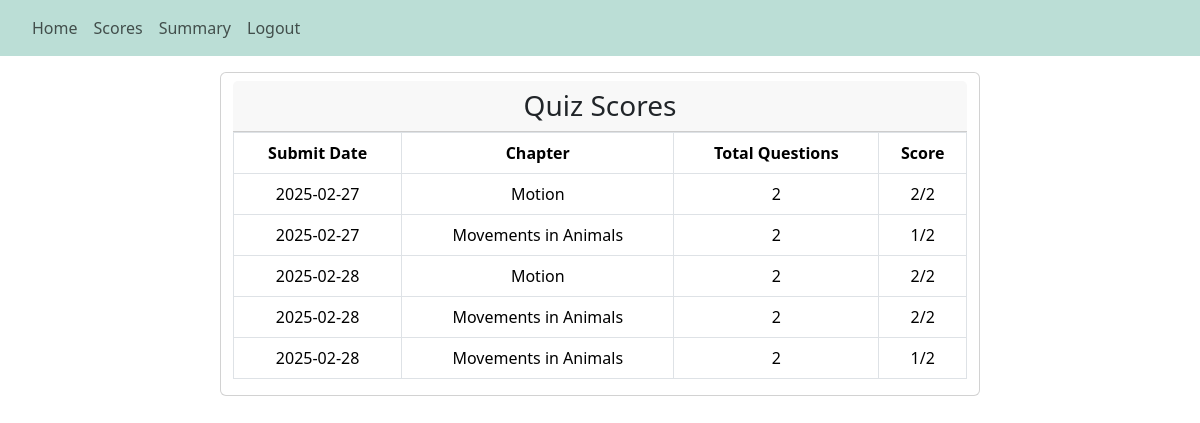
/user_scores (signed in), run on the app's committed database.
### backend/models.py (models this page shows)
class Score(db.Model):
    __tablename__ = "score"
    id = db.Column(db.Integer, primary_key=True)
    user_id = db.Column(db.Integer, db.ForeignKey('user.id'), nullable=False)
    quiz_id = db.Column(db.Integer, db.ForeignKey('quiz.id'), nullable=False)
    score = db.Column(db.Integer, nullable=False)
    date = db.Column(db.String, nullable=False)

class Chapter(db.Model):
    __tablename__ = "chapter"
    id = db.Column(db.Integer, primary_key=True)
    name = db.Column(db.String(100), nullable=False)
    desc = db.Column(db.String(200), nullable=False, default="No Description")
    subject_id = db.Column(db.Integer, db.ForeignKey('subject.id'), nullable=False)
    quizzes = db.relationship('Quiz', backref='chapter', lazy=True)

### backend/controllers.py (the view)
@app.route('/user_scores')
@login_required
def user_scores():
    user_scores = Score.query.filter_by(user_id=current_user.id).all()
    score_data = []
    for score_entry in user_scores:
        quiz = Quiz.query.get(score_entry.quiz_id)
        if quiz:
            chapter = Chapter.query.get(quiz.chapter_id)
            if chapter:
                score_data.append({
                    'quiz_date': score_entry.date,
                    'chapter_name': chapter.name,
                    'score': score_entry.score,
                    'total_questions': len(quiz.questions)
                })
    return render_template('user_scores.html', user=current_user, scores=score_data)

### app.py (called while the page is built)
def start():
    quiz_app = Flask(__name__)
    quiz_app.config["SQLALCHEMY_DATABASE_URI"]="sqlite:///quiz_db.sqlite3"
    quiz_app.config["SECRET_KEY"] = "this_is_a_secret_for_quiz_app"
    db.init_app(quiz_app)
    quiz_app.app_context().push()
    quiz_app.debug = True
    db.create_all()
    create_admin()
    login_manager = LoginManager()
    login_manager.login_view = 'login'
    login_manager.init_app(quiz_app)
    @login_manager.user_loader
    def load_user(id):
        return User.query.get(int(id))
    print("Quiz app is running... ")

### templates/user_scores.html (shortened to what this page needs)
{% extends "base.html" %}  {% block nav %}
<nav class="navbar navbar-expand-lg navbar-light">
  <div class="collapse navbar-collapse mx-4" id="navbarSupportedContent">
    <ul class="navbar-nav mr-auto">
      <li class="nav-item active">
        <a class="nav-link" href="/user">Home</a>
      </li>
      <li class="nav-item">
        <a class="nav-link" href="/user_scores">Scores</a>
      </li>
      <li class="nav-item">
        <a class="nav-link" href="/user_summary">Summary</a>
      </li>
      <li class="nav-item">
        <a class="nav-link" href="/logout">Logout</a>
      </li>
    </ul>
  </div>
</nav>
{% endblock %} {% block content %}
<div class="container">
  <div class="row justify-content-center">
    <div class="card col-lg-8 mt-3 table-responsive">
      <h3 class="card-header text-center mt-2">Quiz Scores</h3>
      <table class="table table-bordered">
        <thead>
          <tr>
            <th class="text-center">Submit Date</th>
            <th class="text-center">Chapter</th>
            <th class="text-center">Total Questions</th>
            <th class="text-center">Score</th>
          </tr>
        </thead>
        <tbody>
          {% for score in scores %}
          <tr>
            <td class="text-center">{{ score.quiz_date }}</td>
            <td class="text-center">{{ score.chapter_name }}</td>
            <td class="text-center">{{ score.total_questions }}</td>
            <td class="text-center">{{ score.score }}/{{ score.total_questions }}</td>
          </tr>
          {% endfor %}
        </tbody>
      </table>
    </div>
  </div>
</div>
{% endblock %}

### templates/user_scores.html (style rules this page uses)
nav { background-color: #BBDED6; }

### data on the page
Score: quiz_date "2025-02-27"
Chapter: chapter_name "Motion" "Motion"
Score: quiz_date "2025-02-27"
Chapter: chapter_name "Movements in Animals" "Movements in Animals" "Movements in Animals"
Score: quiz_date "2025-02-28"
Score: quiz_date "2025-02-28"
Score: quiz_date "2025-02-28"

### other printed values
{{ score.total_questions }} "2" "2" "2" "2" "2"
{{ score.score }} "2" "1" "2" "2" "1"
